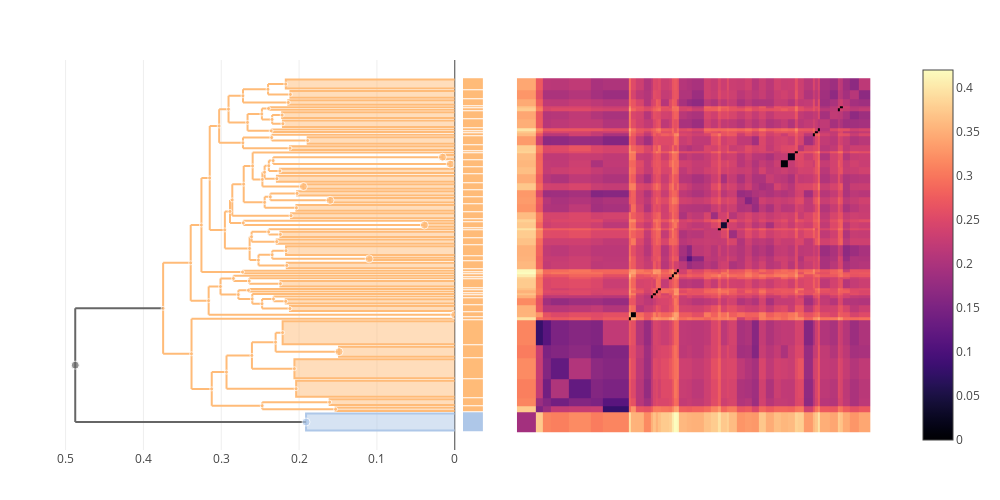

Here is the notebook cell this chart was saved with:
### Markdown cell above
### mallei/pseudomallei

### Code cell
plot(multi_clustermap(cdata, ["mallei", "pseudomallei"]))

### Figure 1 — Plotly figure (JSON) as saved in the notebook; plotly's stock layout.template omitted (floating-point values rounded to 4 significant figures; data arrays with more than 128 entries replaced by an {"elided": "..."} marker saying what was removed)
{"data": [{"colorscale": {"elided": "256x2 mixed values"}, "type": "heatmap", "x": [0.5, 8.208, 10.62, 13.86, 21.26, 29.74, 34.74, 44.86, 45.86, 47.86, 50.86, 53.59, 54.59, 55.59, 56.59, 57.59, 60.82, 61.82, 62.82, 63.82, 64.82, 68.06, 70.06, 74.52, 77.26, 80.26, 81.26, 83.67, 84.67, 87.67, 90.91, 93.64, 96.37, 99.1, 102.6, 105.3, 108.0, 110.7, 111.7, 114.2, 117.8, 118.8, 119.8, 120.8, 124.5, 127.7, 128.7, 129.7, 132.4, 136.1, 140.7], "y": [0.5, 8.208, 10.62, 13.86, 21.26, 29.74, 34.74, 44.86, 45.86, 47.86, 50.86, 53.59, 54.59, 55.59, 56.59, 57.59, 60.82, 61.82, 62.82, 63.82, 64.82, 68.06, 70.06, 74.52, 77.26, 80.26, 81.26, 83.67, 84.67, 87.67, 90.91, 93.64, 96.37, 99.1, 102.6, 105.3, 108.0, 110.7, 111.7, 114.2, 117.8, 118.8, 119.8, 120.8, 124.5, 127.7, 128.7, 129.7, 132.4, 136.1, 140.7], "z": {"elided": "50x50 float values"}}, {"fill": "toself", "hoverinfo": "skip", "line": {"color": "#FFBB78"}, "mode": "lines", "showlegend": false, "type": "scatter", "x": [0, 0.2158, 0.2158, 0], "xaxis": "x2", "y": [65.32, 65.32, 67.56, 67.56], "yaxis": "y"}, {"fill": "toself", "hoverinfo": "skip", "line": {"color": "#FFBB78"}, "mode": "lines", "showlegend": false, "type": "scatter", "x": [0, 0.005904, 0.005904, 0], "xaxis": "x2", "y": [105.8, 105.8, 107.5, 107.5], "yaxis": "y"}, {"fill": "toself", "hoverinfo": "skip", "line": {"color": "#FFBB78"}, "mode": "lines", "showlegend": false, "type": "scatter", "x": [0, 0.03906, 0.03906, 0], "xaxis": "x2", "y": [81.76, 81.76, 83.17, 83.17], "yaxis": "y"}, {"fill": "toself", "hoverinfo": "skip", "line": {"color": "#FFBB78"}, "mode": "lines", "showlegend": false, "type": "scatter", "x": [0, 0.2239, 0.2239, 0], "xaxis": "x2", "y": [58.09, 58.09, 60.32, 60.32], "yaxis": "y"}, {"hoverinfo": "skip", "line": {"color": "#FFBB78"}, "mode": "lines", "showlegend": false, "type": "scatter", "x": [0.2393, 0.2393, null, 0.2393, 0, null, 0.2393, 0, null], "xaxis": "x2", "y": [128.2, 129.2, null, 128.2, 128.2, null, 129.2, 129.2, null], "yaxis": "y"}, {"hoverinfo": "skip", "line": {"color": "#FFBB78"}, "mode": "lines", "showlegend": false, "type": "scatter", "x": [0.2478, 0.2478, null, 0.2478, 0.2346, null, 0.2478, 0.2393, null], "xaxis": "x2", "y": [124.4, 128.7, null, 124.4, 124.4, null, 128.7, 128.7, null], "yaxis": "y"}, {"fill": "toself", "hoverinfo": "skip", "line": {"color": "#AEC7E8"}, "mode": "lines", "showlegend": false, "type": "scatter", "x": [0, 0.1911, 0.1911, 0], "xaxis": "x2", "y": [1, 1, 7.708, 7.708], "yaxis": "y"}, {"fill": "toself", "hoverinfo": "skip", "line": {"color": "#FFBB78"}, "mode": "lines", "showlegend": false, "type": "scatter", "x": [0, 0.1607, 0.1607, 0], "xaxis": "x2", "y": [11.12, 11.12, 13.36, 13.36], "yaxis": "y"}, {"fill": "toself", "hoverinfo": "skip", "line": {"color": "#FFBB78"}, "mode": "lines", "showlegend": false, "type": "scatter", "x": [0, 0.2171, 0.2171, 0], "xaxis": "x2", "y": [51.36, 51.36, 53.09, 53.09], "yaxis": "y"}, {"hoverinfo": "skip", "line": {"color": "#FFBB78"}, "mode": "lines", "showlegend": false, "type": "scatter", "x": [0.2389, 0.2389, null, 0.2389, 0.2247, null, 0.2389, 0.2333, null], "xaxis": "x2", "y": [103.9, 108.0, null, 103.9, 103.9, null, 108.0, 108.0, null], "yaxis": "y"}, {"hoverinfo": "skip", "line": {"color": "#FFBB78"}, "mode": "lines", "showlegend": false, "type": "scatter", "x": [0.2473, 0.2473, null, 0.2473, 0.1531, null, 0.2473, 0.1607, null], "xaxis": "x2", "y": [9.415, 12.24, null, 9.415, 9.415, null, 12.24, 12.24, null], "yaxis": "y"}, {"hoverinfo": "skip", "line": {"color": "#FFBB78"}, "mode": "lines", "showlegend": false, "type": "scatter", "x": [0.2369, 0.2369, null, 0.2369, 0.1602, null, 0.2369, 0.2026, null], "xaxis": "x2", "y": [92.27, 95.0, null, 92.27, 92.27, null, 95.0, 95.0, null], "yaxis": "y"}, {"hoverinfo": "skip", "line": {"color": "#FFBB78"}, "mode": "lines", "showlegend": false, "type": "scatter", "x": [0.2359, 0.2359, null, 0.2359, 0, null, 0.2359, 0, null], "xaxis": "x2", "y": [119.3, 120.3, null, 119.3, 119.3, null, 120.3, 120.3, null], "yaxis": "y"}, {"hoverinfo": "skip", "line": {"color": "#FFBB78"}, "mode": "lines", "showlegend": false, "type": "scatter", "x": [0.2721, 0.2721, null, 0.2721, 0.2117, null, 0.2721, 0.2352, null], "xaxis": "x2", "y": [113.0, 117.1, null, 113.0, 113.0, null, 117.1, 117.1, null], "yaxis": "y"}, {"hoverinfo": "skip", "line": {"color": "#FFBB78"}, "mode": "lines", "showlegend": false, "type": "scatter", "x": [0.3255, 0.3255, null, 0.3255, 0.2727, null, 0.3255, 0.3148, null], "xaxis": "x2", "y": [63.82, 101.1, null, 63.82, 63.82, null, 101.1, 101.1, null], "yaxis": "y"}, {"hoverinfo": "skip", "line": {"color": "#FFBB78"}, "mode": "lines", "showlegend": false, "type": "scatter", "x": [0.2521, 0.2521, null, 0.2521, 0.2158, null, 0.2521, 0.2345, null], "xaxis": "x2", "y": [66.44, 70.68, null, 66.44, 66.44, null, 70.68, 70.68, null], "yaxis": "y"}, {"hoverinfo": "skip", "line": {"color": "#FFBB78"}, "mode": "lines", "showlegend": false, "type": "scatter", "x": [0.2932, 0.2932, null, 0.2932, 0.2038, null, 0.2932, 0.2606, null], "xaxis": "x2", "y": [17.56, 30.76, null, 17.56, 17.56, null, 30.76, 30.76, null], "yaxis": "y"}, {"fill": "toself", "hoverinfo": "skip", "line": {"color": "#FFBB78"}, "mode": "lines", "showlegend": false, "type": "scatter", "x": [0, 0.01588, 0.01588, 0], "xaxis": "x2", "y": [108.5, 108.5, 110.2, 110.2], "yaxis": "y"}, {"fill": "toself", "hoverinfo": "skip", "line": {"color": "#FFBB78"}, "mode": "lines", "showlegend": false, "type": "scatter", "x": [0, 0.1487, 0.1487, 0], "xaxis": "x2", "y": [30.24, 30.24, 34.24, 34.24], "yaxis": "y"}, {"fill": "toself", "hoverinfo": "skip", "line": {"color": "#FFBB78"}, "mode": "lines", "showlegend": false, "type": "scatter", "x": [0, 0.2212, 0.2212, 0], "xaxis": "x2", "y": [35.24, 35.24, 44.36, 44.36], "yaxis": "y"}, {"fill": "toself", "hoverinfo": "skip", "line": {"color": "#FFBB78"}, "mode": "lines", "showlegend": false, "type": "scatter", "x": [0, 0.000141, 0.000141, 0], "xaxis": "x2", "y": [46.36, 46.36, 47.36, 47.36], "yaxis": "y"}, {"hoverinfo": "skip", "line": {"color": "#FFBB78"}, "mode": "lines", "showlegend": false, "type": "scatter", "x": [0.3747, 0.3747, null, 0.3747, 0.3382, null, 0.3747, 0.3393, null], "xaxis": "x2", "y": [31.43, 67.47, null, 31.43, 31.43, null, 67.47, 67.47, null], "yaxis": "y"}, {"fill": "toself", "hoverinfo": "skip", "line": {"color": "#FFBB78"}, "mode": "lines", "showlegend": false, "type": "scatter", "x": [0, 0.2285, 0.2285, 0], "xaxis": "x2", "y": [99.6, 99.6, 102.1, 102.1], "yaxis": "y"}, {"fill": "toself", "hoverinfo": "skip", "line": {"color": "#FFBB78"}, "mode": "lines", "showlegend": false, "type": "scatter", "x": [0, 0.2103, 0.2103, 0], "xaxis": "x2", "y": [85.17, 85.17, 87.17, 87.17], "yaxis": "y"}, {"hoverinfo": "skip", "line": {"color": "#FFBB78"}, "mode": "lines", "showlegend": false, "type": "scatter", "x": [0.2858, 0.2858, null, 0.2858, 0.2103, null, 0.2858, 0.2712, null], "xaxis": "x2", "y": [86.17, 98.69, null, 86.17, 86.17, null, 98.69, 98.69, null], "yaxis": "y"}, {"fill": "toself", "hoverinfo": "skip", "line": {"color": "#FFBB78"}, "mode": "lines", "showlegend": false, "type": "scatter", "x": [0, 0.2247, 0.2247, 0], "xaxis": "x2", "y": [103.1, 103.1, 104.8, 104.8], "yaxis": "y"}, {"hoverinfo": "skip", "line": {"color": "#FFBB78"}, "mode": "lines", "showlegend": false, "type": "scatter", "x": [0.301, 0.301, null, 0.301, 0.278, null, 0.301, 0.2843, null], "xaxis": "x2", "y": [54.88, 61.29, null, 54.88, 54.88, null, 61.29, 61.29, null], "yaxis": "y"}, {"fill": "toself", "hoverinfo": "skip", "line": {"color": "#FFBB78"}, "mode": "lines", "showlegend": false, "type": "scatter", "x": [0, 0.2117, 0.2117, 0], "xaxis": "x2", "y": [112.2, 112.2, 113.7, 113.7], "yaxis": "y"}, {"hoverinfo": "skip", "line": {"color": "#FFBB78"}, "mode": "lines", "showlegend": false, "type": "scatter", "x": [0.2606, 0.2606, null, 0.2606, 0.206, null, 0.2606, 0.2301, null], "xaxis": "x2", "y": [25.5, 36.02, null, 25.5, 25.5, null, 36.02, 36.02, null], "yaxis": "y"}, {"fill": "toself", "hoverinfo": "skip", "line": {"color": "#FFBB78"}, "mode": "lines", "showlegend": false, "type": "scatter", "x": [0, 0.206, 0.206, 0], "xaxis": "x2", "y": [21.76, 21.76, 29.24, 29.24], "yaxis": "y"}, {"hoverinfo": "skip", "line": {"color": "#FFBB78"}, "mode": "lines", "showlegend": false, "type": "scatter", "x": [0.2906, 0.2906, null, 0.2906, 0.2662, null, 0.2906, 0.2721, null], "xaxis": "x2", "y": [123.2, 133.7, null, 123.2, 123.2, null, 133.7, 133.7, null], "yaxis": "y"}, {"fill": "toself", "hoverinfo": "skip", "line": {"color": "#FFBB78"}, "mode": "lines", "showlegend": false, "type": "scatter", "x": [0, 0.2026, 0.2026, 0], "xaxis": "x2", "y": [94.14, 94.14, 95.87, 95.87], "yaxis": "y"}, {"hoverinfo": "skip", "line": {"color": "#FFBB78"}, "mode": "lines", "showlegend": false, "type": "scatter", "x": [0.261, 0.261, null, 0.261, 0.2287, null, 0.261, 0.239, null], "xaxis": "x2", "y": [75.89, 79.76, null, 75.89, 75.89, null, 79.76, 79.76, null], "yaxis": "y"}, {"hoverinfo": "skip", "line": {"color": "#FFBB78"}, "mode": "lines", "showlegend": false, "type": "scatter", "x": [0.2843, 0.2843, null, 0.2843, 0.264, null, 0.2843, 0, null], "xaxis": "x2", "y": [60.26, 62.32, null, 60.26, 60.26, null, 62.32, 62.32, null], "yaxis": "y"}, {"hoverinfo": "skip", "line": {"color": "#FFBB78"}, "mode": "lines", "showlegend": false, "type": "scatter", "x": [0.2601, 0.2601, null, 0.2601, 0.2475, null, 0.2601, 0, null], "xaxis": "x2", "y": [51.25, 55.09, null, 51.25, 51.25, null, 55.09, 55.09, null], "yaxis": "y"}, {"hoverinfo": "skip", "line": {"color": "#FFBB78"}, "mode": "lines", "showlegend": false, "type": "scatter", "x": [0.2888, 0.2888, null, 0.2888, 0.2716, null, 0.2888, 0.2858, null], "xaxis": "x2", "y": [83.32, 92.43, null, 83.32, 83.32, null, 92.43, 92.43, null], "yaxis": "y"}, {"hoverinfo": "skip", "line": {"color": "#FFBB78"}, "mode": "lines", "showlegend": false, "type": "scatter", "x": [0.2954, 0.2954, null, 0.2954, 0.2636, null, 0.2954, 0.2888, null], "xaxis": "x2", "y": [73.19, 87.87, null, 73.19, 73.19, null, 87.87, 87.87, null], "yaxis": "y"}, {"hoverinfo": "skip", "line": {"color": "#FFBB78"}, "mode": "lines", "showlegend": false, "type": "scatter", "x": [0.3148, 0.3148, null, 0.3148, 0.2954, null, 0.3148, 0.3027, null], "xaxis": "x2", "y": [80.53, 121.7, null, 80.53, 80.53, null, 121.7, 121.7, null], "yaxis": "y"}, {"hoverinfo": "skip", "line": {"color": "#FFBB78"}, "mode": "lines", "showlegend": false, "type": "scatter", "x": [0.2442, 0.2442, null, 0.2442, 0.2034, null, 0.2442, 0.2369, null], "xaxis": "x2", "y": [89.29, 93.64, null, 89.29, 89.29, null, 93.64, 93.64, null], "yaxis": "y"}, {"fill": "toself", "hoverinfo": "skip", "line": {"color": "#FFBB78"}, "mode": "lines", "showlegend": false, "type": "scatter", "x": [0, 0.2287, 0.2287, 0], "xaxis": "x2", "y": [75.02, 75.02, 76.76, 76.76], "yaxis": "y"}, {"fill": "toself", "hoverinfo": "skip", "line": {"color": "#FFBB78"}, "mode": "lines", "showlegend": false, "type": "scatter", "x": [0, 0.2038, 0.2038, 0], "xaxis": "x2", "y": [14.36, 14.36, 20.76, 20.76], "yaxis": "y"}, {"fill": "toself", "hoverinfo": "skip", "line": {"color": "#FFBB78"}, "mode": "lines", "showlegend": false, "type": "scatter", "x": [0, 0.2208, 0.2208, 0], "xaxis": "x2", "y": [121.3, 121.3, 124.0, 124.0], "yaxis": "y"}, {"hoverinfo": "skip", "line": {"color": "#FFBB78"}, "mode": "lines", "showlegend": false, "type": "scatter", "x": [0.2345, 0.2345, null, 0.2345, 0.11, null, 0.2345, 0.2168, null], "xaxis": "x2", "y": [69.06, 72.29, null, 69.06, 69.06, null, 72.29, 72.29, null], "yaxis": "y"}, {"fill": "toself", "hoverinfo": "skip", "line": {"color": "#FFBB78"}, "mode": "lines", "showlegend": false, "type": "scatter", "x": [0, 0.2139, 0.2139, 0], "xaxis": "x2", "y": [130.2, 130.2, 131.9, 131.9], "yaxis": "y"}, {"hoverinfo": "skip", "line": {"color": "#FFBB78"}, "mode": "lines", "showlegend": false, "type": "scatter", "x": [0.2597, 0.2597, null, 0.2597, 0.2471, null, 0.2597, 0, null], "xaxis": "x2", "y": [100.6, 111.2, null, 100.6, 100.6, null, 111.2, 111.2, null], "yaxis": "y"}, {"hoverinfo": "skip", "line": {"color": "#FFBB78"}, "mode": "lines", "showlegend": false, "type": "scatter", "x": [0.2716, 0.2716, null, 0.2716, 0.03906, null, 0.2716, 0, null], "xaxis": "x2", "y": [82.46, 84.17, null, 82.46, 82.46, null, 84.17, 84.17, null], "yaxis": "y"}, {"hoverinfo": "skip", "line": {"color": "#FFBB78"}, "mode": "lines", "showlegend": false, "type": "scatter", "x": [0.2712, 0.2712, null, 0.2712, 0.2442, null, 0.2712, 0.2597, null], "xaxis": "x2", "y": [91.46, 105.9, null, 91.46, 91.46, null, 105.9, 105.9, null], "yaxis": "y"}, {"hoverinfo": "skip", "line": {"color": "#FFBB78"}, "mode": "lines", "showlegend": false, "type": "scatter", "x": [0.3162, 0.3162, null, 0.3162, 0.000141, null, 0.3162, 0.301, null], "xaxis": "x2", "y": [46.86, 58.09, null, 46.86, 46.86, null, 58.09, 58.09, null], "yaxis": "y"}, {"hoverinfo": "skip", "line": {"color": "#FFBB78"}, "mode": "lines", "showlegend": false, "type": "scatter", "x": [0.2328, 0.2328, null, 0.2328, 0.2171, null, 0.2328, 0, null], "xaxis": "x2", "y": [52.22, 54.09, null, 52.22, 52.22, null, 54.09, 54.09, null], "yaxis": "y"}, {"fill": "toself", "hoverinfo": "skip", "line": {"color": "#FFBB78"}, "mode": "lines", "showlegend": false, "type": "scatter", "x": [0, 0.224, 0.224, 0], "xaxis": "x2", "y": [77.76, 77.76, 79.76, 79.76], "yaxis": "y"}, {"hoverinfo": "skip", "line": {"color": "#FFBB78"}, "mode": "lines", "showlegend": false, "type": "scatter", "x": [0.2475, 0.2475, null, 0.2475, 0.2117, null, 0.2475, 0.2328, null], "xaxis": "x2", "y": [49.36, 53.15, null, 49.36, 49.36, null, 53.15, 53.15, null], "yaxis": "y"}, {"hoverinfo": "skip", "line": {"color": "#FFBB78"}, "mode": "lines", "showlegend": false, "type": "scatter", "x": [0.2301, 0.2301, null, 0.2301, 0.1487, null, 0.2301, 0.2212, null], "xaxis": "x2", "y": [32.24, 39.8, null, 32.24, 32.24, null, 39.8, 39.8, null], "yaxis": "y"}, {"fill": "toself", "hoverinfo": "skip", "line": {"color": "#FFBB78"}, "mode": "lines", "showlegend": false, "type": "scatter", "x": [0, 0.2111, 0.2111, 0], "xaxis": "x2", "y": [132.9, 132.9, 135.6, 135.6], "yaxis": "y"}, {"hoverinfo": "skip", "line": {"color": "#FFBB78"}, "mode": "lines", "showlegend": false, "type": "scatter", "x": [0.278, 0.278, null, 0.278, 0.2601, null, 0.278, 0.2651, null], "xaxis": "x2", "y": [53.17, 56.59, null, 53.17, 53.17, null, 56.59, 56.59, null], "yaxis": "y"}, {"hoverinfo": "skip", "line": {"color": "#FFBB78"}, "mode": "lines", "showlegend": false, "type": "scatter", "x": [0.2636, 0.2636, null, 0.2636, 0.2521, null, 0.2636, 0.261, null], "xaxis": "x2", "y": [68.56, 77.82, null, 68.56, 68.56, null, 77.82, 77.82, null], "yaxis": "y"}, {"fill": "toself", "hoverinfo": "skip", "line": {"color": "#FFBB78"}, "mode": "lines", "showlegend": false, "type": "scatter", "x": [0, 0.1945, 0.1945, 0], "xaxis": "x2", "y": [96.87, 96.87, 98.6, 98.6], "yaxis": "y"}, {"fill": "toself", "hoverinfo": "skip", "line": {"color": "#FFBB78"}, "mode": "lines", "showlegend": false, "type": "scatter", "x": [0, 0.1602, 0.1602, 0], "xaxis": "x2", "y": [91.41, 91.41, 93.14, 93.14], "yaxis": "y"}, {"hoverinfo": "skip", "line": {"color": "#666666"}, "mode": "lines", "showlegend": false, "type": "scatter", "x": [0.4876, 0.4876, null, 0.4876, 0.1911, null, 0.4876, 0.3747, null], "xaxis": "x2", "y": [4.354, 49.45, null, 4.354, 4.354, null, 49.45, 49.45, null], "yaxis": "y"}, {"hoverinfo": "skip", "line": {"color": "#FFBB78"}, "mode": "lines", "showlegend": false, "type": "scatter", "x": [0.2352, 0.2352, null, 0.2352, 0.189, null, 0.2352, 0, null], "xaxis": "x2", "y": [116.0, 118.3, null, 116.0, 116.0, null, 118.3, 118.3, null], "yaxis": "y"}, {"hoverinfo": "skip", "line": {"color": "#FFBB78"}, "mode": "lines", "showlegend": false, "type": "scatter", "x": [0.3122, 0.3122, null, 0.3122, 0.2473, null, 0.3122, 0.2932, null], "xaxis": "x2", "y": [10.83, 24.16, null, 10.83, 10.83, null, 24.16, 24.16, null], "yaxis": "y"}, {"hoverinfo": "skip", "line": {"color": "#FFBB78"}, "mode": "lines", "showlegend": false, "type": "scatter", "x": [0.3382, 0.3382, null, 0.3382, 0.3122, null, 0.3382, 0, null], "xaxis": "x2", "y": [17.49, 45.36, null, 17.49, 17.49, null, 45.36, 45.36, null], "yaxis": "y"}, {"hoverinfo": "skip", "line": {"color": "#FFBB78"}, "mode": "lines", "showlegend": false, "type": "scatter", "x": [0.2727, 0.2727, null, 0.2727, 0, null, 0.2727, 0, null], "xaxis": "x2", "y": [63.32, 64.32, null, 63.32, 63.32, null, 64.32, 64.32, null], "yaxis": "y"}, {"hoverinfo": "skip", "line": {"color": "#FFBB78"}, "mode": "lines", "showlegend": false, "type": "scatter", "x": [0.3027, 0.3027, null, 0.3027, 0.2721, null, 0.3027, 0.2906, null], "xaxis": "x2", "y": [115.1, 128.4, null, 115.1, 115.1, null, 128.4, 128.4, null], "yaxis": "y"}, {"hoverinfo": "skip", "line": {"color": "#FFBB78"}, "mode": "lines", "showlegend": false, "type": "scatter", "x": [0.2443, 0.2443, null, 0.2443, 0.2285, null, 0.2443, 0.2389, null], "xaxis": "x2", "y": [100.8, 106.0, null, 100.8, 100.8, null, 106.0, 106.0, null], "yaxis": "y"}, {"hoverinfo": "skip", "line": {"color": "#FFBB78"}, "mode": "lines", "showlegend": false, "type": "scatter", "x": [0.2721, 0.2721, null, 0.2721, 0.2139, null, 0.2721, 0.2399, null], "xaxis": "x2", "y": [131.1, 136.3, null, 131.1, 131.1, null, 136.3, 136.3, null], "yaxis": "y"}, {"fill": "toself", "hoverinfo": "skip", "line": {"color": "#FFBB78"}, "mode": "lines", "showlegend": false, "type": "scatter", "x": [0, 0.189, 0.189, 0], "xaxis": "x2", "y": [114.7, 114.7, 117.3, 117.3], "yaxis": "y"}, {"fill": "toself", "hoverinfo": "skip", "line": {"color": "#FFBB78"}, "mode": "lines", "showlegend": false, "type": "scatter", "x": [0, 0.2168, 0.2168, 0], "xaxis": "x2", "y": [70.56, 70.56, 74.02, 74.02], "yaxis": "y"}, {"fill": "toself", "hoverinfo": "skip", "line": {"color": "#FFBB78"}, "mode": "lines", "showlegend": false, "type": "scatter", "x": [0, 0.2217, 0.2217, 0], "xaxis": "x2", "y": [125.0, 125.0, 127.2, 127.2], "yaxis": "y"}, {"hoverinfo": "skip", "line": {"color": "#FFBB78"}, "mode": "lines", "showlegend": false, "type": "scatter", "x": [0.2346, 0.2346, null, 0.2346, 0.2208, null, 0.2346, 0.2217, null], "xaxis": "x2", "y": [122.6, 126.1, null, 122.6, 122.6, null, 126.1, 126.1, null], "yaxis": "y"}, {"fill": "toself", "hoverinfo": "skip", "line": {"color": "#FFBB78"}, "mode": "lines", "showlegend": false, "type": "scatter", "x": [0, 0.2117, 0.2117, 0], "xaxis": "x2", "y": [48.36, 48.36, 50.36, 50.36], "yaxis": "y"}, {"fill": "toself", "hoverinfo": "skip", "line": {"color": "#FFBB78"}, "mode": "lines", "showlegend": false, "type": "scatter", "x": [0, 0.2171, 0.2171, 0], "xaxis": "x2", "y": [136.6, 136.6, 140.2, 140.2], "yaxis": "y"}, {"hoverinfo": "skip", "line": {"color": "#FFBB78"}, "mode": "lines", "showlegend": false, "type": "scatter", "x": [0.264, 0.264, null, 0.264, 0.2239, null, 0.264, 0, null], "xaxis": "x2", "y": [59.21, 61.32, null, 59.21, 59.21, null, 61.32, 61.32, null], "yaxis": "y"}, {"hoverinfo": "skip", "line": {"color": "#FFBB78"}, "mode": "lines", "showlegend": false, "type": "scatter", "x": [0.239, 0.239, null, 0.239, 0.224, null, 0.239, 0, null], "xaxis": "x2", "y": [78.76, 80.76, null, 78.76, 78.76, null, 80.76, 80.76, null], "yaxis": "y"}, {"hoverinfo": "skip", "line": {"color": "#FFBB78"}, "mode": "lines", "showlegend": false, "type": "scatter", "x": [0.2662, 0.2662, null, 0.2662, 0.2359, null, 0.2662, 0.2478, null], "xaxis": "x2", "y": [119.8, 126.5, null, 119.8, 119.8, null, 126.5, 126.5, null], "yaxis": "y"}, {"hoverinfo": "skip", "line": {"color": "#FFBB78"}, "mode": "lines", "showlegend": false, "type": "scatter", "x": [0.2471, 0.2471, null, 0.2471, 0.1945, null, 0.2471, 0.2443, null], "xaxis": "x2", "y": [97.74, 103.4, null, 97.74, 97.74, null, 103.4, 103.4, null], "yaxis": "y"}, {"hoverinfo": "skip", "line": {"color": "#FFBB78"}, "mode": "lines", "showlegend": false, "type": "scatter", "x": [0.2399, 0.2399, null, 0.2399, 0.2111, null, 0.2399, 0.2171, null], "xaxis": "x2", "y": [134.2, 138.4, null, 134.2, 134.2, null, 138.4, 138.4, null], "yaxis": "y"}, {"fill": "toself", "hoverinfo": "skip", "line": {"color": "#FFBB78"}, "mode": "lines", "showlegend": false, "type": "scatter", "x": [0, 0.11, 0.11, 0], "xaxis": "x2", "y": [68.56, 68.56, 69.56, 69.56], "yaxis": "y"}, {"hoverinfo": "skip", "line": {"color": "#FFBB78"}, "mode": "lines", "showlegend": false, "type": "scatter", "x": [0.3393, 0.3393, null, 0.3393, 0.3162, null, 0.3393, 0.3255, null], "xaxis": "x2", "y": [52.47, 82.48, null, 52.47, 52.47, null, 82.48, 82.48, null], "yaxis": "y"}, {"fill": "toself", "hoverinfo": "skip", "line": {"color": "#FFBB78"}, "mode": "lines", "showlegend": false, "type": "scatter", "x": [0, 0.1531, 0.1531, 0], "xaxis": "x2", "y": [8.708, 8.708, 10.12, 10.12], "yaxis": "y"}, {"hoverinfo": "skip", "line": {"color": "#FFBB78"}, "mode": "lines", "showlegend": false, "type": "scatter", "x": [0.2651, 0.2651, null, 0.2651, 0, null, 0.2651, 0, null], "xaxis": "x2", "y": [56.09, 57.09, null, 56.09, 56.09, null, 57.09, 57.09, null], "yaxis": "y"}, {"fill": "toself", "hoverinfo": "skip", "line": {"color": "#FFBB78"}, "mode": "lines", "showlegend": false, "type": "scatter", "x": [0, 0.2034, 0.2034, 0], "xaxis": "x2", "y": [88.17, 88.17, 90.41, 90.41], "yaxis": "y"}, {"hoverinfo": "skip", "line": {"color": "#FFBB78"}, "mode": "lines", "showlegend": false, "type": "scatter", "x": [0.2333, 0.2333, null, 0.2333, 0.005904, null, 0.2333, 0.01588, null], "xaxis": "x2", "y": [106.6, 109.4, null, 106.6, 106.6, null, 109.4, 109.4, null], "yaxis": "y"}, {"customdata": {"elided": "82x3 mixed values"}, "hovertemplate": "ID: %{customdata[0]}<br>\nHeight: %{x:.3f}<br>\nGenome count: %{customdata[1]}\n<br>\n%{customdata[2]}\n<extra></extra>", "marker": {"color": ["#FFBB78", "#FFBB78", "#FFBB78", "#FFBB78", "#FFBB78", "#FFBB78", "#AEC7E8", "#FFBB78", "#FFBB78", "#FFBB78", "#FFBB78", "#FFBB78", "#FFBB78", "#FFBB78", "#FFBB78", "#FFBB78", "#FFBB78", "#FFBB78", "#FFBB78", "#FFBB78", "#FFBB78", "#FFBB78", "#FFBB78", "#FFBB78", "#FFBB78", "#FFBB78", "#FFBB78", "#FFBB78", "#FFBB78", "#FFBB78", "#FFBB78", "#FFBB78", "#FFBB78", "#FFBB78", "#FFBB78", "#FFBB78", "#FFBB78", "#FFBB78", "#FFBB78", "#FFBB78", "#FFBB78", "#FFBB78", "#FFBB78", "#FFBB78", "#FFBB78", "#FFBB78", "#FFBB78", "#FFBB78", "#FFBB78", "#FFBB78", "#FFBB78", "#FFBB78", "#FFBB78", "#FFBB78", "#FFBB78", "#FFBB78", "#FFBB78", "#666666", "#FFBB78", "#FFBB78", "#FFBB78", "#FFBB78", "#FFBB78", "#FFBB78", "#FFBB78", "#FFBB78", "#FFBB78", "#FFBB78", "#FFBB78", "#FFBB78", "#FFBB78", "#FFBB78", "#FFBB78", "#FFBB78", "#FFBB78", "#FFBB78", "#FFBB78", "#FFBB78", "#FFBB78", "#FFBB78", "#FFBB78", "#FFBB78"], "size": [4, 8, 8, 4, 4, 4, 8, 4, 4, 4, 4, 4, 4, 4, 4, 4, 4, 8, 8, 4, 8, 4, 4, 4, 4, 4, 4, 4, 4, 4, 4, 4, 4, 4, 4, 4, 4, 4, 4, 4, 4, 4, 4, 4, 4, 4, 4, 4, 4, 4, 4, 4, 4, 4, 4, 8, 8, 8, 4, 4, 4, 4, 4, 4, 4, 4, 4, 4, 4, 4, 4, 4, 4, 4, 4, 4, 8, 4, 4, 4, 4, 4]}, "mode": "markers", "showlegend": false, "type": "scatter", "x": [0.2158, 0.005904, 0.03906, 0.2239, 0.2393, 0.2478, 0.1911, 0.1607, 0.2171, 0.2389, 0.2473, 0.2369, 0.2359, 0.2721, 0.3255, 0.2521, 0.2932, 0.01588, 0.1487, 0.2212, 0.000141, 0.3747, 0.2285, 0.2103, 0.2858, 0.2247, 0.301, 0.2117, 0.2606, 0.206, 0.2906, 0.2026, 0.261, 0.2843, 0.2601, 0.2888, 0.2954, 0.3148, 0.2442, 0.2038, 0.2287, 0.2208, 0.2345, 0.2597, 0.2139, 0.2716, 0.2712, 0.3162, 0.2328, 0.224, 0.2475, 0.2301, 0.2111, 0.278, 0.2636, 0.1945, 0.1602, 0.4876, 0.2352, 0.3122, 0.3382, 0.2727, 0.3027, 0.2443, 0.2721, 0.189, 0.2168, 0.2217, 0.2346, 0.2117, 0.2171, 0.264, 0.239, 0.2662, 0.2471, 0.2399, 0.11, 0.3393, 0.1531, 0.2651, 0.2034, 0.2333], "xaxis": "x2", "y": [66.44, 106.6, 82.46, 59.21, 128.7, 126.5, 4.354, 12.24, 52.22, 106.0, 10.83, 93.64, 119.8, 115.1, 82.48, 68.56, 24.16, 109.4, 32.24, 39.8, 46.86, 49.45, 100.8, 86.17, 92.43, 103.9, 58.09, 113.0, 30.76, 25.5, 128.4, 95.0, 77.82, 61.29, 53.17, 87.87, 80.53, 101.1, 91.46, 17.56, 75.89, 122.6, 70.68, 105.9, 131.1, 83.32, 98.69, 52.47, 53.15, 78.76, 51.25, 36.02, 134.2, 54.88, 73.19, 97.74, 92.27, 26.9, 117.1, 17.49, 31.43, 63.82, 121.7, 103.4, 133.7, 116.0, 72.29, 126.1, 124.4, 49.36, 138.4, 60.26, 79.76, 123.2, 100.6, 136.3, 69.06, 67.47, 9.415, 56.59, 89.29, 108.0], "yaxis": "y"}, {"colorscale": [[0, "#666666"], [0.1, "#AEC7E8"], [0.2, "#FFBB78"], [0.3, "#98DF8A"], [0.4, "#FF9896"], [0.5, "#C5B0D5"], [0.6, "#C49C94"], [0.7, "#F7B6D2"], [0.8, "#C7C7C7"], [0.9, "#DBDB8D"], [1, "#9EDAE5"]], "customdata": [[["ID 735", "mallei"]], [["ID 706", "pseudomallei"]], [["ID 712", "pseudomallei"]], [["ID 752", "pseudomallei"]], [["ID 758", "pseudomallei"]], [["ID 705", "pseudomallei"]], [["ID 774", "pseudomallei"]], [["Genome 77", "pseudomallei"]], [["ID 433", "pseudomallei"]], [["ID 764", "pseudomallei"]], [["ID 771", "pseudomallei"]], [["Genome 320", "pseudomallei"]], [["Genome 168", "pseudomallei"]], [["Genome 229", "pseudomallei"]], [["Genome 398", "pseudomallei"]], [["ID 776", "pseudomallei"]], [["Genome 137", "pseudomallei"]], [["Genome 220", "pseudomallei"]], [["Genome 141", "pseudomallei"]], [["Genome 163", "pseudomallei"]], [["ID 767", "pseudomallei"]], [["ID 688", "pseudomallei"]], [["ID 769", "pseudomallei"]], [["ID 780", "pseudomallei"]], [["ID 777", "pseudomallei"]], [["Genome 201", "pseudomallei"]], [["ID 643", "pseudomallei"]], [["Genome 134", "pseudomallei"]], [["ID 760", "pseudomallei"]], [["ID 751", "pseudomallei"]], [["ID 710", "pseudomallei"]], [["ID 749", "pseudomallei"]], [["ID 742", "pseudomallei"]], [["ID 779", "pseudomallei"]], [["ID 778", "pseudomallei"]], [["ID 574", "pseudomallei"]], [["ID 612", "pseudomallei"]], [["Genome 316", "pseudomallei"]], [["ID 763", "pseudomallei"]], [["ID 732", "pseudomallei"]], [["Genome 150", "pseudomallei"]], [["Genome 142", "pseudomallei"]], [["Genome 195", "pseudomallei"]], [["ID 773", "pseudomallei"]], [["ID 775", "pseudomallei"]], [["Genome 122", "pseudomallei"]], [["Genome 242", "pseudomallei"]], [["ID 765", "pseudomallei"]], [["ID 762", "pseudomallei"]], [["ID 770", "pseudomallei"]]], "hovertemplate": "%{customdata[0]} <br>\n%{customdata[1]}\n<extra></extra>\n", "showscale": false, "type": "heatmap", "xaxis": "x3", "y": [0.5, 8.208, 10.62, 13.86, 21.26, 29.74, 34.74, 44.86, 45.86, 47.86, 50.86, 53.59, 54.59, 55.59, 56.59, 57.59, 60.82, 61.82, 62.82, 63.82, 64.82, 68.06, 70.06, 74.52, 77.26, 80.26, 81.26, 83.67, 84.67, 87.67, 90.91, 93.64, 96.37, 99.1, 102.6, 105.3, 108.0, 110.7, 111.7, 114.2, 117.8, 118.8, 119.8, 120.8, 124.5, 127.7, 128.7, 129.7, 132.4, 136.1, 140.7], "ygap": 1, "z": [[1], [2], [2], [2], [2], [2], [2], [2], [2], [2], [2], [2], [2], [2], [2], [2], [2], [2], [2], [2], [2], [2], [2], [2], [2], [2], [2], [2], [2], [2], [2], [2], [2], [2], [2], [2], [2], [2], [2], [2], [2], [2], [2], [2], [2], [2], [2], [2], [2], [2]], "zmax": 10, "zmin": 0}], "layout": {"height": 500, "hovermode": "closest", "margin": {"b": 50, "l": 50, "r": 50, "t": 60}, "showlegend": false, "width": 1000, "xaxis": {"autorange": true, "constrain": "domain", "domain": [0.5518, 0.9697], "range": [0.5, 140.7], "scaleanchor": "y", "type": "linear", "visible": false}, "xaxis2": {"autorange": true, "domain": [0, 0.4785], "range": [0.52, 0], "rangemode": "nonnegative", "type": "linear"}, "xaxis3": {"autorange": true, "domain": [0.488, 0.512], "fixedrange": true, "range": [-0.5, 0.5], "visible": false}, "yaxis": {"autorange": true, "domain": [0, 1], "range": [-6.732, 147.9], "scaleanchor": "x", "type": "linear", "visible": false}}}
